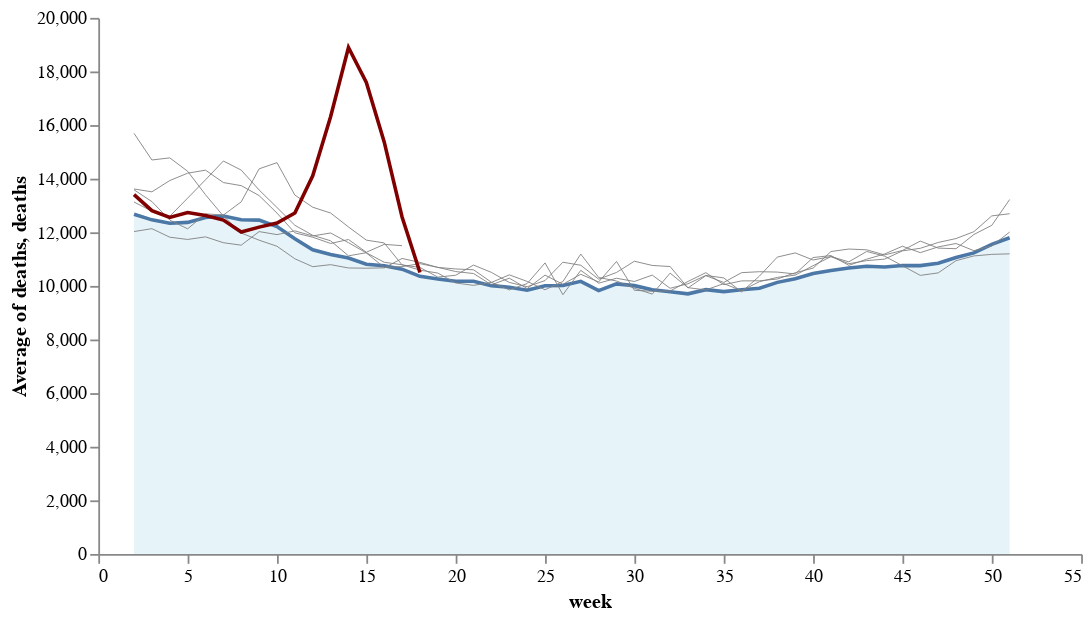

Notebook code for this chart:
### Markdown cell above
Let's make use of loops to do the same but for France (based on observation it looks like the gray lines are from 2015 to 2019) -

### Code cell
# collapse
base = alt.Chart(france).encode(
    x='week',
).properties(height=300, width=550)

avg = base.mark_area(fill='lightblue', line=True, fillOpacity=0.3).transform_filter("datum.year < 2020").encode(
    y='average(deaths)',
)

layer = []
for year in range(2015, 2021):
    l = base.mark_line(color="gray", strokeWidth=0.5).transform_filter(f"datum.year == {year}").encode(y='deaths')
    if year == 2020:
        l = base.mark_line(color='maroon').transform_filter(f"datum.year == {year}").encode(y='deaths')
    layer.append(l)

alt.layer(avg,*layer).configure_view(strokeWidth=0).configure_axis(grid=False)

### Figure 1 — Vega-Lite specification as saved in the notebook (floating-point values rounded to 4 significant figures; data arrays with more than 128 entries replaced by an {"elided": "..."} marker saying what was removed)
{"config": {"view": {"continuousWidth": 400, "continuousHeight": 300, "strokeWidth": 0}, "axis": {"grid": false}}, "layer": [{"mark": {"type": "area", "fill": "lightblue", "fillOpacity": 0.3, "line": true}, "encoding": {"x": {"type": "quantitative", "field": "week"}, "y": {"type": "quantitative", "aggregate": "average", "field": "deaths"}}, "height": 300, "transform": [{"filter": "datum.year < 2020"}], "width": 550}, {"mark": {"type": "line", "color": "gray", "strokeWidth": 0.5}, "encoding": {"x": {"type": "quantitative", "field": "week"}, "y": {"type": "quantitative", "field": "deaths"}}, "height": 300, "transform": [{"filter": "datum.year == 2015"}], "width": 550}, {"mark": {"type": "line", "color": "gray", "strokeWidth": 0.5}, "encoding": {"x": {"type": "quantitative", "field": "week"}, "y": {"type": "quantitative", "field": "deaths"}}, "height": 300, "transform": [{"filter": "datum.year == 2016"}], "width": 550}, {"mark": {"type": "line", "color": "gray", "strokeWidth": 0.5}, "encoding": {"x": {"type": "quantitative", "field": "week"}, "y": {"type": "quantitative", "field": "deaths"}}, "height": 300, "transform": [{"filter": "datum.year == 2017"}], "width": 550}, {"mark": {"type": "line", "color": "gray", "strokeWidth": 0.5}, "encoding": {"x": {"type": "quantitative", "field": "week"}, "y": {"type": "quantitative", "field": "deaths"}}, "height": 300, "transform": [{"filter": "datum.year == 2018"}], "width": 550}, {"mark": {"type": "line", "color": "gray", "strokeWidth": 0.5}, "encoding": {"x": {"type": "quantitative", "field": "week"}, "y": {"type": "quantitative", "field": "deaths"}}, "height": 300, "transform": [{"filter": "datum.year == 2019"}], "width": 550}, {"mark": {"type": "line", "color": "maroon"}, "encoding": {"x": {"type": "quantitative", "field": "week"}, "y": {"type": "quantitative", "field": "deaths"}}, "height": 300, "transform": [{"filter": "datum.year == 2020"}], "width": 550}], "data": {"name": "data-5c863e5f11c36a4196b5efcd6459c12e"}, "$schema": "https://vega.github.io/schema/vega-lite/v4.8.1.json", "datasets": {"data-5c863e5f11c36a4196b5efcd6459c12e": {"elided": "483 records"}}}
